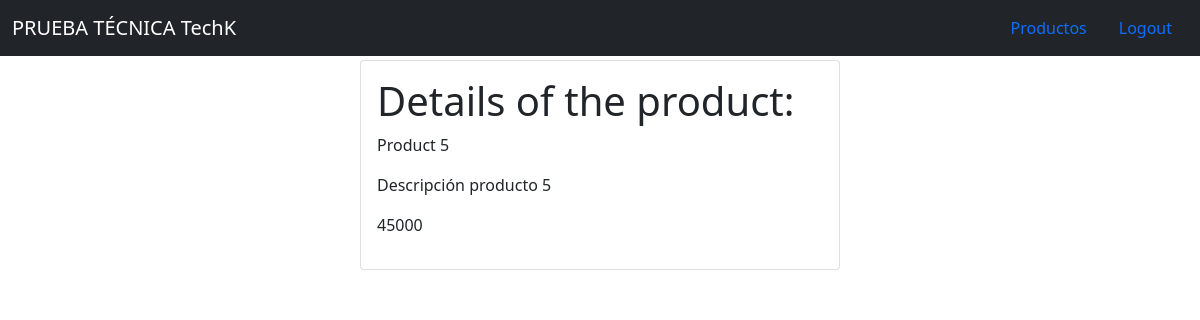
/products/5/ (signed in), run on the app's committed database.
### products/models.py (models this page shows, shortened)
class Product(models.Model):
    title = models.CharField(max_length=120)
    description = models.TextField(blank=True, null=True)
    price = models.IntegerField(null=True)

### products/views.py (the view)
# urls.py: path('products/<int:id>/', product_individual_view),
@login_required
def product_individual_view(request, id):
    product = get_object_or_404(Product, id=id)
    context = {
        'product': product
    }
    return render(request, "products/product_detail.html", context)

### products/templates/products/product_detail.html (shortened to what this page needs)
{% extends "base.html" %}
{%block content%}
<div class="card m-1 mx-auto" style="width: 30rem;">
    <div class="card-body">
        <h1>Details of the product: </h1>
        <p>{{product.title}}</p>
        <p>{{product.description}}</p>
        <p>{{product.price}}</p>
    </div>
</div>
{%endblock%}

### data on the page
Product: title "Product 5", description "Descripción producto 5", price "45000"
